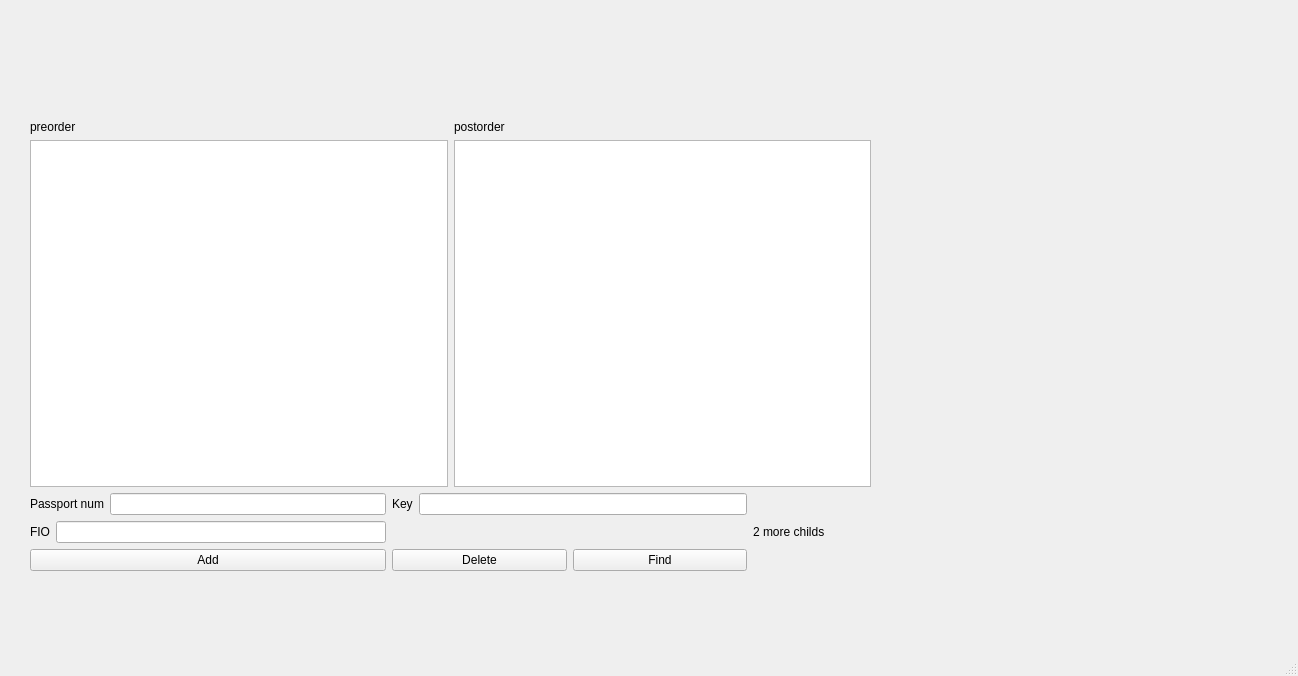
<?xml version="1.0" encoding="UTF-8"?>
<ui version="4.0">
 <class>MainWindow</class>
 <widget class="QMainWindow" name="MainWindow">
  <property name="geometry">
   <rect>
    <x>0</x>
    <y>0</y>
    <width>1298</width>
    <height>676</height>
   </rect>
  </property>
  <property name="windowTitle">
   <string>MainWindow</string>
  </property>
  <widget class="QWidget" name="centralwidget">
   <widget class="QWidget" name="">
    <property name="geometry">
     <rect>
      <x>30</x>
      <y>120</y>
      <width>841</width>
      <height>451</height>
     </rect>
    </property>
    <layout class="QVBoxLayout" name="verticalLayout_5">
     <item>
      <layout class="QHBoxLayout" name="horizontalLayout">
       <item>
        <layout class="QVBoxLayout" name="verticalLayout_2">
         <item>
          <widget class="QLabel" name="label_2">
           <property name="text">
            <string>preorder</string>
           </property>
          </widget>
         </item>
         <item>
          <widget class="QTableView" name="tableView"/>
         </item>
        </layout>
       </item>
       <item>
        <layout class="QVBoxLayout" name="verticalLayout_4">
         <item>
          <widget class="QLabel" name="label_5">
           <property name="text">
            <string>postorder</string>
           </property>
          </widget>
         </item>
         <item>
          <widget class="QTableView" name="tableView_2"/>
         </item>
        </layout>
       </item>
      </layout>
     </item>
     <item>
      <layout class="QHBoxLayout" name="horizontalLayout_6">
       <item>
        <layout class="QVBoxLayout" name="verticalLayout">
         <item>
          <layout class="QHBoxLayout" name="horizontalLayout_4">
           <item>
            <widget class="QLabel" name="label_6">
             <property name="text">
              <string>Passport num</string>
             </property>
            </widget>
           </item>
           <item>
            <widget class="QLineEdit" name="lineEdit_2"/>
           </item>
          </layout>
         </item>
         <item>
          <layout class="QHBoxLayout" name="horizontalLayout_5">
           <item>
            <widget class="QLabel" name="label_4">
             <property name="text">
              <string>FIO</string>
             </property>
            </widget>
           </item>
           <item>
            <widget class="QLineEdit" name="lineEdit"/>
           </item>
          </layout>
         </item>
         <item>
          <widget class="QPushButton" name="pushButton">
           <property name="text">
            <string>Add</string>
           </property>
          </widget>
         </item>
        </layout>
       </item>
       <item>
        <layout class="QVBoxLayout" name="verticalLayout_3">
         <item>
          <layout class="QHBoxLayout" name="horizontalLayout_3">
           <item>
            <widget class="QLabel" name="label_3">
             <property name="text">
              <string>Key</string>
             </property>
            </widget>
           </item>
           <item>
            <widget class="QLineEdit" name="lineEdit_3"/>
           </item>
          </layout>
         </item>
         <item>
          <widget class="QLabel" name="label_8">
           <property name="text">
            <string/>
           </property>
          </widget>
         </item>
         <item>
          <layout class="QHBoxLayout" name="horizontalLayout_2">
           <item>
            <widget class="QPushButton" name="pushButton_2">
             <property name="text">
              <string>Delete</string>
             </property>
            </widget>
           </item>
           <item>
            <widget class="QPushButton" name="pushButton_3">
             <property name="text">
              <string>Find</string>
             </property>
            </widget>
           </item>
          </layout>
         </item>
        </layout>
       </item>
       <item>
        <layout class="QHBoxLayout" name="horizontalLayout_7">
         <item>
          <widget class="QLabel" name="label">
           <property name="text">
            <string>2 more childs</string>
           </property>
          </widget>
         </item>
         <item>
          <widget class="QLabel" name="label_10">
           <property name="minimumSize">
            <size>
             <width>40</width>
             <height>0</height>
            </size>
           </property>
           <property name="text">
            <string/>
           </property>
          </widget>
         </item>
        </layout>
       </item>
      </layout>
     </item>
    </layout>
   </widget>
  </widget>
  <widget class="QMenuBar" name="menubar">
   <property name="geometry">
    <rect>
     <x>0</x>
     <y>0</y>
     <width>1298</width>
     <height>21</height>
    </rect>
   </property>
  </widget>
  <widget class="QStatusBar" name="statusbar"/>
 </widget>
 <resources/>
 <connections/>
</ui>
